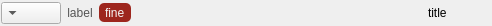
<?xml version="1.0" encoding="UTF-8"?>
<ui version="4.0">
 <class>MatchRow</class>
 <widget class="QWidget" name="MatchRow">
  <property name="geometry">
   <rect>
    <x>0</x>
    <y>0</y>
    <width>492</width>
    <height>26</height>
   </rect>
  </property>
  <property name="sizePolicy">
   <sizepolicy hsizetype="Preferred" vsizetype="Maximum">
    <horstretch>0</horstretch>
    <verstretch>0</verstretch>
   </sizepolicy>
  </property>
  <property name="layoutDirection">
   <enum>Qt::RightToLeft</enum>
  </property>
  <layout class="QHBoxLayout" name="horizontalLayout">
   <property name="leftMargin">
    <number>1</number>
   </property>
   <property name="topMargin">
    <number>2</number>
   </property>
   <property name="rightMargin">
    <number>1</number>
   </property>
   <property name="bottomMargin">
    <number>2</number>
   </property>
   <item>
    <widget class="QLabel" name="lObject">
     <property name="minimumSize">
      <size>
       <width>16</width>
       <height>16</height>
      </size>
     </property>
     <property name="maximumSize">
      <size>
       <width>16</width>
       <height>16</height>
      </size>
     </property>
     <property name="pixmap">
      <pixmap resource="resources.qrc">:/images/book.png</pixmap>
     </property>
     <property name="scaledContents">
      <bool>true</bool>
     </property>
    </widget>
   </item>
   <item>
    <widget class="QLabel" name="lMatch">
     <property name="minimumSize">
      <size>
       <width>16</width>
       <height>16</height>
      </size>
     </property>
     <property name="maximumSize">
      <size>
       <width>16</width>
       <height>16</height>
      </size>
     </property>
     <property name="pixmap">
      <pixmap resource="resources.qrc">:/images/paper.png</pixmap>
     </property>
     <property name="scaledContents">
      <bool>true</bool>
     </property>
    </widget>
   </item>
   <item>
    <widget class="QLabel" name="lTitle">
     <property name="sizePolicy">
      <sizepolicy hsizetype="Preferred" vsizetype="Fixed">
       <horstretch>0</horstretch>
       <verstretch>0</verstretch>
      </sizepolicy>
     </property>
     <property name="text">
      <string>title</string>
     </property>
     <property name="textFormat">
      <enum>Qt::RichText</enum>
     </property>
    </widget>
   </item>
   <item>
    <spacer name="horizontalSpacer">
     <property name="orientation">
      <enum>Qt::Horizontal</enum>
     </property>
     <property name="sizeHint" stdset="0">
      <size>
       <width>40</width>
       <height>20</height>
      </size>
     </property>
    </spacer>
   </item>
   <item>
    <widget class="QLabel" name="lFine">
     <property name="sizePolicy">
      <sizepolicy hsizetype="Fixed" vsizetype="Preferred">
       <horstretch>0</horstretch>
       <verstretch>0</verstretch>
      </sizepolicy>
     </property>
     <property name="styleSheet">
      <string notr="true">margin: 1px 0 2px;
padding: 0 3px;
background: #9d261d;
color: whitesmoke;
border-radius: 5px</string>
     </property>
     <property name="text">
      <string>fine</string>
     </property>
    </widget>
   </item>
   <item>
    <widget class="QLabel" name="lLabel">
     <property name="sizePolicy">
      <sizepolicy hsizetype="Preferred" vsizetype="Fixed">
       <horstretch>0</horstretch>
       <verstretch>0</verstretch>
      </sizepolicy>
     </property>
     <property name="styleSheet">
      <string notr="true">color: #555</string>
     </property>
     <property name="text">
      <string>label</string>
     </property>
     <property name="alignment">
      <set>Qt::AlignCenter</set>
     </property>
    </widget>
   </item>
   <item>
    <widget class="QComboBox" name="combo">
     <property name="minimumSize">
      <size>
       <width>0</width>
       <height>21</height>
      </size>
     </property>
     <property name="maximumSize">
      <size>
       <width>60</width>
       <height>16777215</height>
      </size>
     </property>
    </widget>
   </item>
  </layout>
 </widget>
 <resources>
  <include location="resources.qrc"/>
 </resources>
 <connections/>
</ui>
